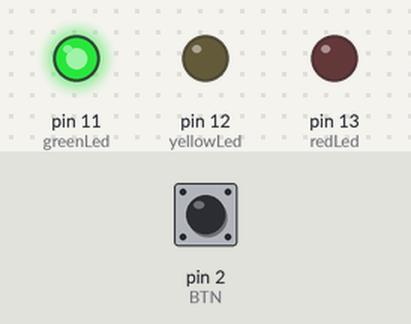
Simulated run of this sketch. Board: Arduino Uno, built with avr-gcc and run on an emulated ATmega328P. Shown: output pins drawn as LEDs (lit = HIGH). Inputs (shaded band) come from the test bench; at power-on: pin 2 (BTN) HIGH.

Above: at 1.2 s.
1.3 s: pin 2 (BTN) pulled LOW for 0.15 s
At 2.4 s:
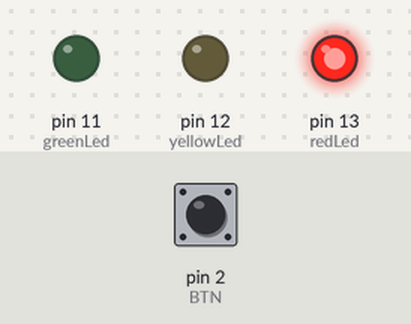
At 6.4 s:
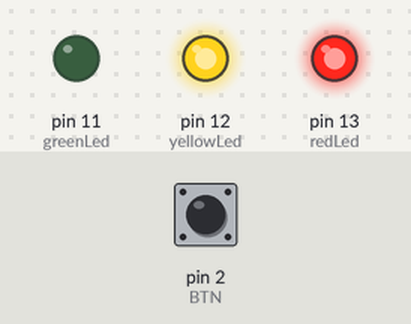
Timing chart, 0 to 32.5 s (numbered marks = the images above; inputs shaded):
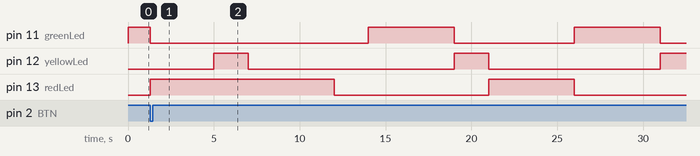

The sketch:

ejem_2_copy_20240902181027.ino
```cpp
#define redLed 13       // LED rojo
#define yellowLed 12    // LED amarillo
#define greenLed 11     // LED verde
#define timeGreen 5000  // Tiempo en verde
#define timeYellow 2000 // Tiempo en amarillo
#define timeRed 5000    // Tiempo en rojo
#define BTN 2           // Botón
bool resetFlag = false;

void setup(){
  pinMode(redLed, OUTPUT);
  pinMode(yellowLed, OUTPUT);
  pinMode(greenLed, OUTPUT);
  pinMode(BTN, INPUT);
  attachInterrupt(digitalPinToInterrupt(BTN), interruptHandler, FALLING);
}

void loop(){
  if(resetFlag){
    resetFlag = false;
	delay(2000);
  }
  digitalWrite(greenLed, HIGH);
  delay(5000);
  digitalWrite(greenLed, LOW);

  digitalWrite(yellowLed, HIGH);
  delay(2000);
  digitalWrite(yellowLed, LOW);

  digitalWrite(redLed, HIGH);
  delay(5000);
  digitalWrite(redLed, LOW);
}

void interruptHandler(){
  resetFlag = true;
      digitalWrite(redLed, HIGH);
    digitalWrite(yellowLed, LOW);
    digitalWrite(greenLed, LOW);
}
```
